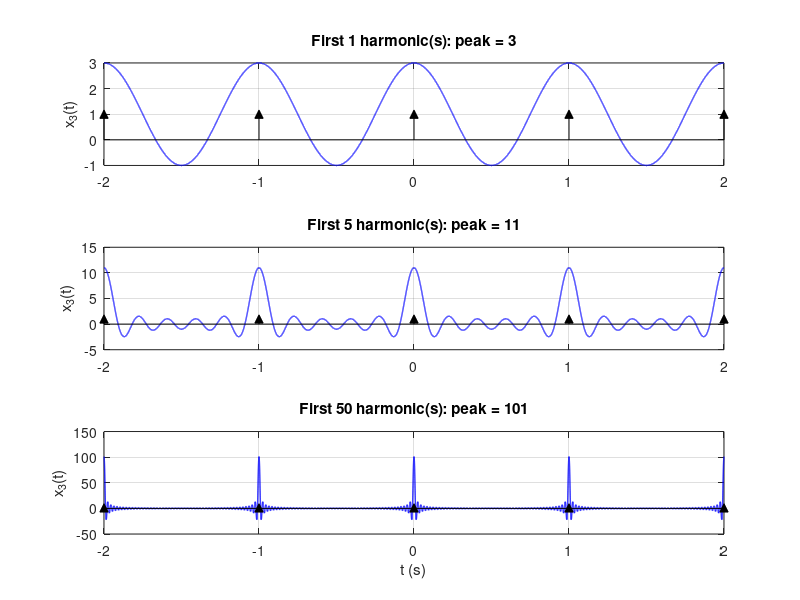

The MATLAB source for this figure:
% ---------- q3_partial.m ----------
1;
function xN = imp_partial(N, t, w0)
  xN = ones(size(t));
  for k = 1:N
    xN += 2*cos(k*w0*t);
  end
end

clear; close all; clc;
w0 = 2*pi; t = linspace(-2, 2, 40001);
Ns = [1 5 50];

figure(3);
for i = 1:3
  xN = imp_partial(Ns(i), t, w0);
  subplot(3,1,i);
  plot(t, xN, 'b', 'LineWidth', 1.0); hold on;
  stem(-2:2, ones(1,5), 'k^', 'filled');       % ideal impulses (area 1)
  grid on; ylabel('x_3(t)'); xlim([-2 2]);
  title(sprintf('First %d harmonic(s): peak = %d', Ns(i), 2*Ns(i)+1));
end
xlabel('t (s)');
print -dpng q3_partial.png
